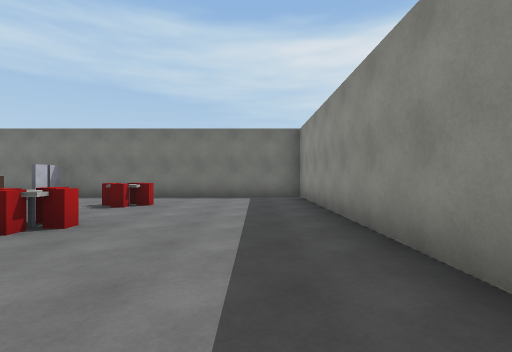
[1] (above)

16 first-person views from a walk through a Unity game level. The camera is 1.2 m above the floor, looks level and sees 85° across. The floor is counted in squares, 2 m on a side. Each view is taken from the middle of a square. On the plan, view 1 faces up. The plan holds only what a view shows up to about 9 squares ahead; the rest is blank. The place goes on beyond the plan. Surface patterns are stand-ins for the level's own textures.

[2]
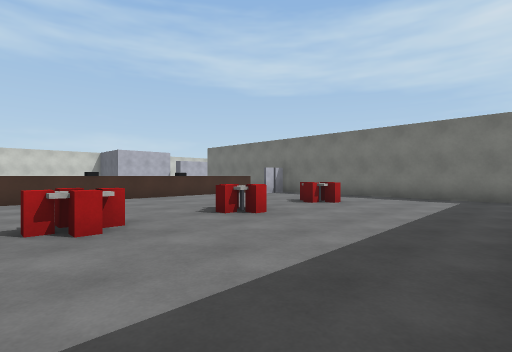

[3]
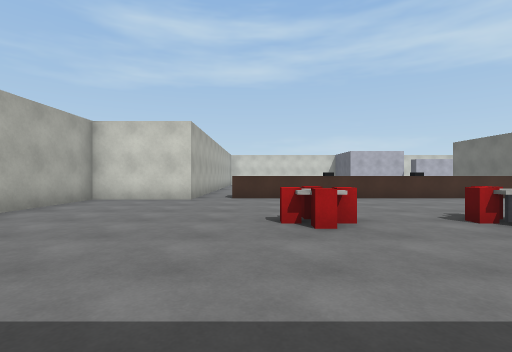

[4]
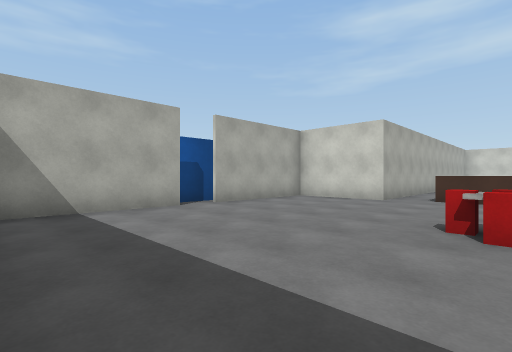

[5]
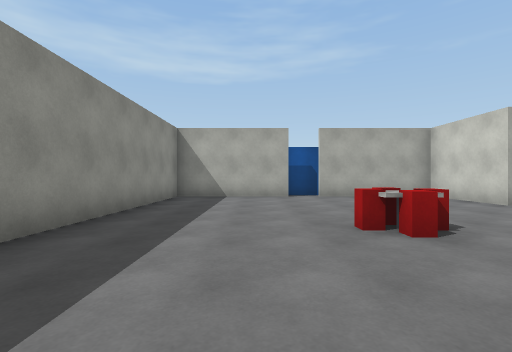

[6]
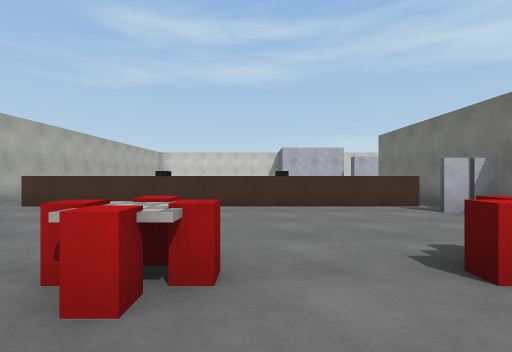

[7]
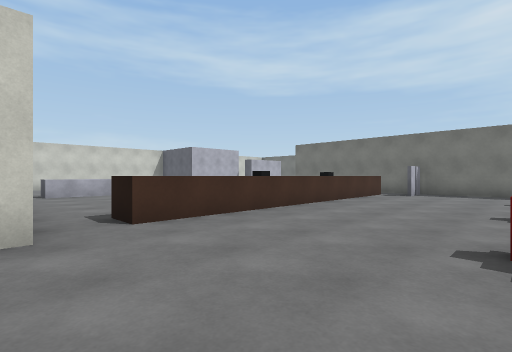

[8]
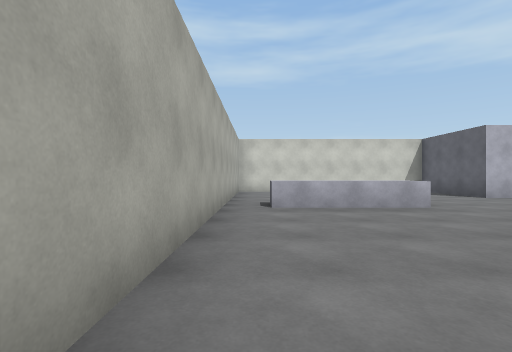

[9]
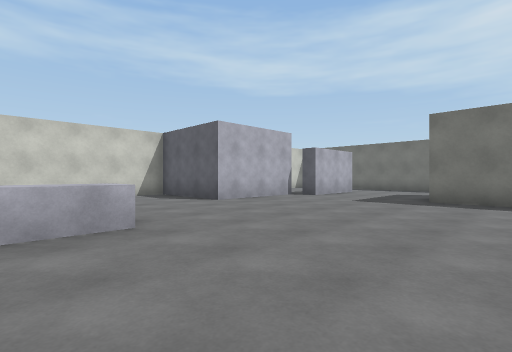

[10]
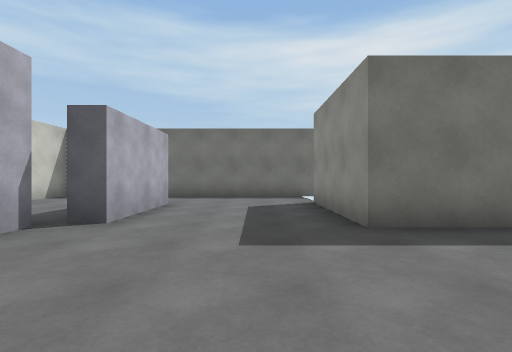

[11]
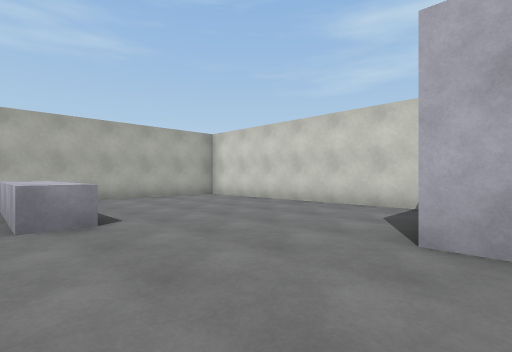

[12]
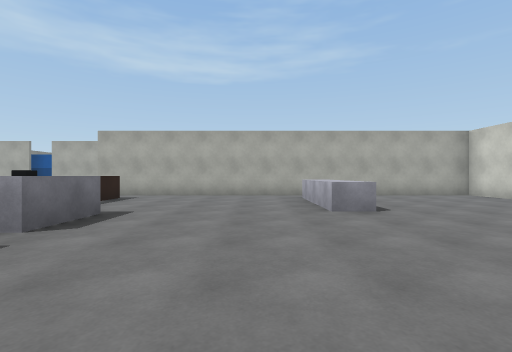

[13]
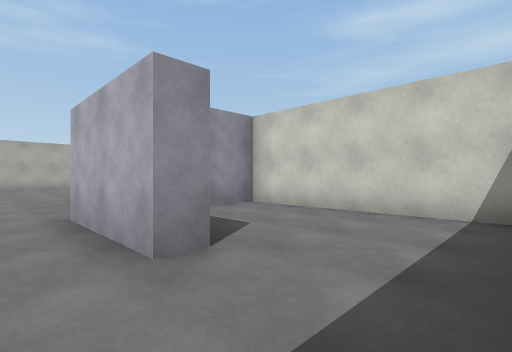

[14]
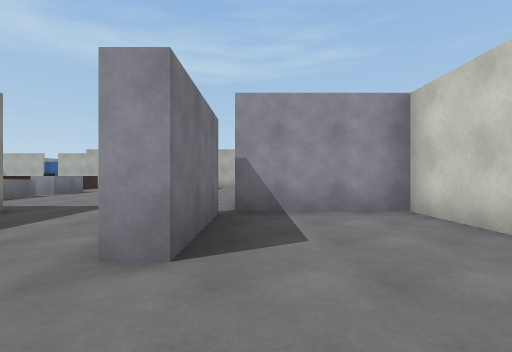

[15]
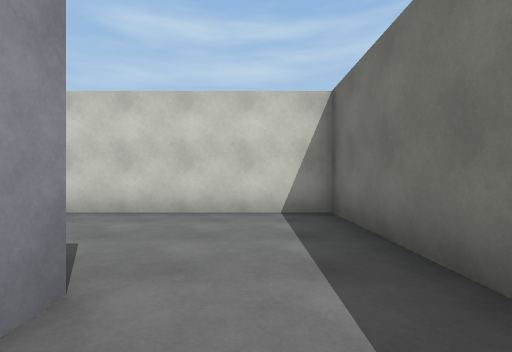

[16]
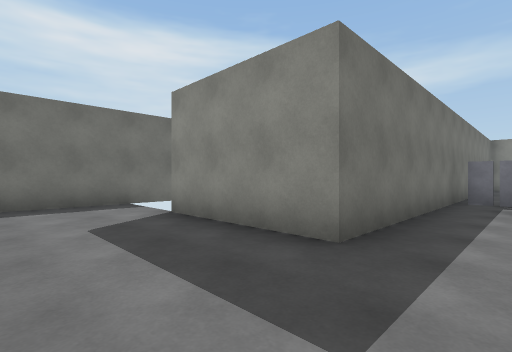

### Floor plan
Key: @ floor where view 1 was taken; # wall or solid block; . floor; / step, stairs or slope; = window, fence, low wall or low ledge; ^ raised ledge; K kiosk; T table.
Columns run from 18 left of view 1 to 2 right of it. Each row starts with its distance up from view 1.
 14 #########
 13 #......./
 12 #.......
 11 #...#...
 10 #...#...##
  9 #...#...==## ########
  8 ####........K.......#
  7   ##.......^K.......#
  6 ####......^^...^....#
  5 #.........^^........#
  4 #.........^^........#
  3 #.........^^...^....#
  2 #....T.....^........#
  1 #....T.....^...^....#
  0 #....T.....^......@.#
 -1 #...................#
 -2 #############.......#
 -3             #.......#
 -4             ##....###
 -5              ######

Where each view was taken, in squares from view 1:
view 1: 0 up, 0 right, facing up
view 2: 0 up, 1 right, facing up-left
view 3: 0 up, 1 right, facing left
view 4: 1 up, 1 right, facing down-left
view 5: 4 up, 1 left, facing down
view 6: 4 up, 1 left, facing left
view 7: 2 down, 3 left, facing up-left
view 8: 1 down, 7 left, facing left
view 9: 1 up, 9 left, facing up-left
view 10: 5 up, 12 left, facing up
view 11: 6 up, 12 left, facing down-left
view 12: 7 up, 11 left, facing down
view 13: 13 up, 13 left, facing down-left
view 14: 13 up, 15 left, facing down
view 15: 12 up, 13 left, facing left
view 16: 7 up, 13 left, facing up-right
